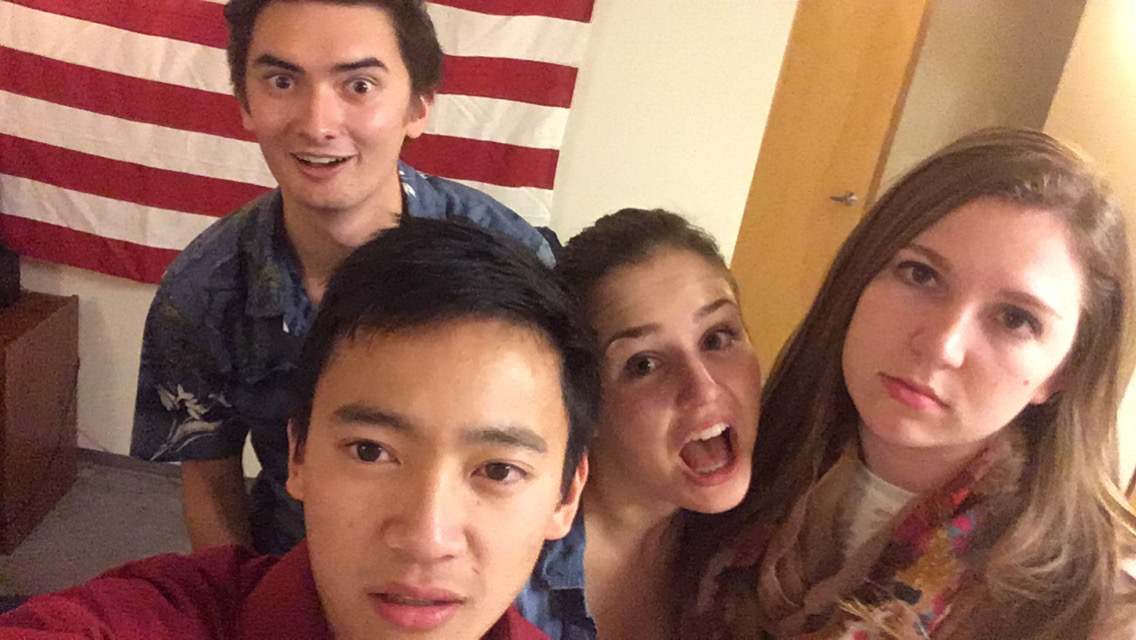
#> input picture lib/transpose_horizontal.png, 1136 x 640 px
$ python green_screen.py
#> lines starting #> are read from the running program, lines starting #| are printed output that depends on the picture
# @author: Xavier Collantes

from PIL import Image
from PIL import ImageColor
import os, arrow

def greenScreen(bg, gs):
	# This operation takes a while, let's keep track with a timer

	# Use Tableau to find green threshold value to be used below
	p = 'green_values.csv'
	file = open(p, 'w+')
	file.write("Red, Green, Blue\n")

	# Establish counter for green screen image
	WIDTH = gs.size[0] - 1
	HEIGHT = gs.size[1] - 1
	pos = (0, 0)
	try:
		# Stop when smallest dimension is reached on green screen image
		while pos[0] <= WIDTH:

			while pos[1] <= HEIGHT:
				print("processing pixel: ", pos)

				if gs.getpixel(pos)[1] > 150:  # If pixel on green screen image is somewhat green
					print("change pixel: ", pos)

					frontColor = bg.getpixel(pos)  # Get corresponding pixel color of the same coordinates
					gs.putpixel(pos, frontColor)
				else:
					pass

				try:
					o = str(gs.getpixel(pos)[0]) + ", " + str(gs.getpixel(pos)[1]) + ", " + str(gs.getpixel(pos)[2]) + "\n"
					file.write(o)  # Output RGB values for analysis
				except IOError as ioe:
					print("Error with file output %s" %ioe)

				pos = (pos[0], pos[1] + 1)  # Increment height by 1

			pos = (pos[0], 0)
			pos = (pos[0] + 1, pos[1])  # Increment width by 1
	except Exception as e:
		print("Iteration issue %s" %e)
		pass

	file.close()
	gs.save(arrow.now('US/Pacific').format('DD-MMM-YY_HH-mm-SS') + '.png')

if __name__=='__main__':
	os.chdir('lib/')

	back = Image.open('transpose_horizontal.png')
#> back is the input picture: PIL image 1136x640 RGB; mean R, G, B 149.8, 106.1, 89
	shia = Image.open('shia.jpg')
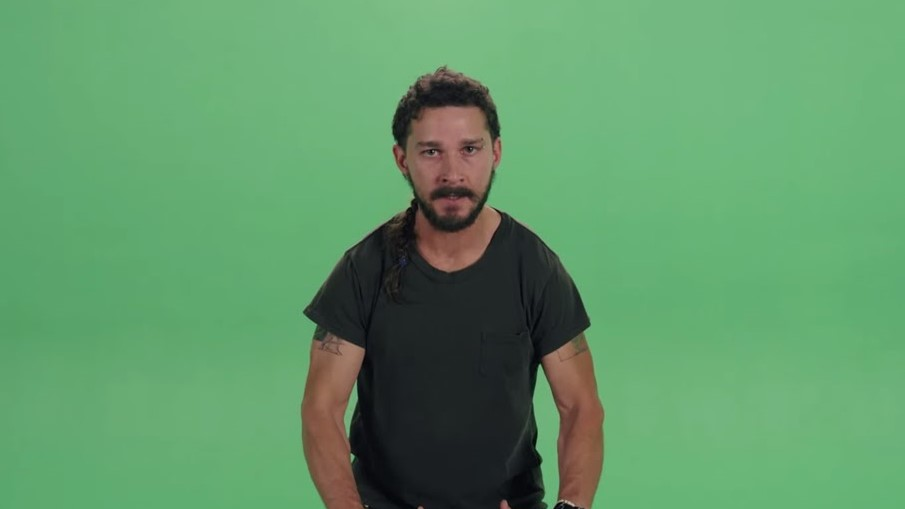
#> input picture lib/shia.jpg, 905 x 509 px
#> shia is the input picture: PIL image 905x509 RGB; mean R, G, B 96.2, 153, 105.3

	greenScreen(back, shia)
#> after the loop in greenScreen, `while pos[0] <= WIDTH:`:
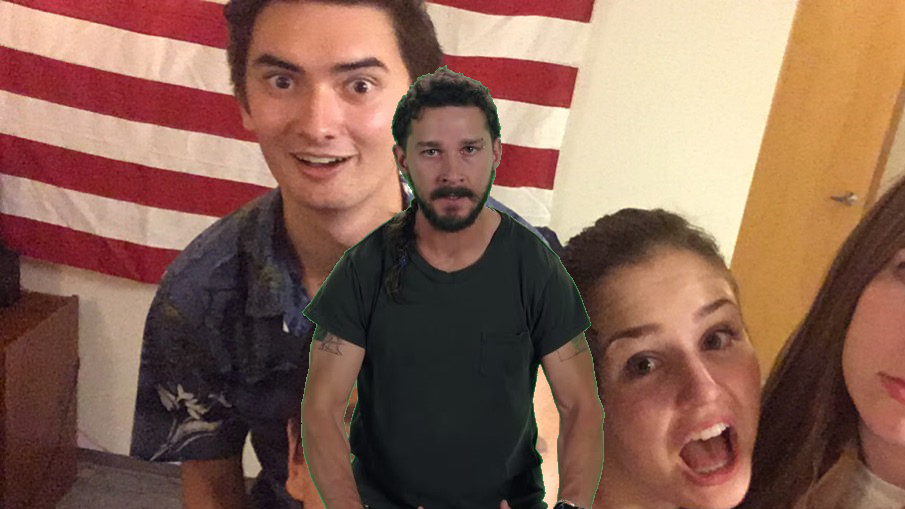
#> gs: PIL image 905x509 RGB; mean R, G, B 137.1, 100.3, 84.4
